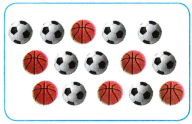
//> input picture bolaBanyak.png, 192 x 124 px
$ ./masking   (built with g++ and OpenCV 4)
//> lines starting //> are read from the running program, lines starting //| are printed output that depends on the picture; after the words box and inside, x2 and y2 are one past the last pixel; in counts of white or black regions, pixels touching at a corner belong together
#include <opencv2/opencv.hpp>
#include <iostream>

using namespace cv;
using namespace std;

int main() {
    Mat frame = imread("/home/hatfan/test2/bolaBanyak.png");
//> frame is the input picture: 124 rows x 192 cols, CV_8UC3; mean B, G, R 207.7, 207.8, 216.7

    if (frame.empty()) {
        cerr << "Error: Couldn't open the image." << endl;
        return -1;
    }

    Scalar lowerOrange = Scalar(0, 100, 100);
    Scalar upperOrange = Scalar(20, 255, 255);

    namedWindow("Ball Detection", WINDOW_NORMAL);
    namedWindow("bw", WINDOW_GUI_EXPANDED);

    Mat hsv;
    cvtColor(frame, hsv, COLOR_BGR2HSV);
//> hsv: 124 rows x 192 cols, CV_8UC3; mean H, S, V 27.5, 32, 222.4

    Mat mask;
    inRange(hsv, lowerOrange, upperOrange, mask);
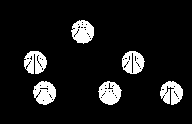
//> mask: 124 rows x 192 cols, CV_8UC1; 9.7% white; 6 white regions

    vector<vector<Point>> contours;
    findContours(mask, contours, RETR_EXTERNAL, CHAIN_APPROX_SIMPLE);
//> contours = 6 contours; box (x1, y1, x2, y2) and area: (98, 81, 122, 105) 389, (33, 81, 56, 105) 389, (71, 20, 94, 44) 385, (122, 51, 145, 74) 382, (24, 51, 47, 74) 350, (160, 81, 183, 105) 332

    for (const auto &contour : contours) {
        double area = contourArea(contour);

        if (area > 100) {
            Point2f center;
            float radius;
            minEnclosingCircle(contour, center, radius);

            circle(frame, center, static_cast<int>(radius), Scalar(0, 255, 0), 2);
        }
    }
//> this loop made 6 passes
//> (area, center, radius) on passes 1 to 6: (332.5, Point(171, 92.4), 11.78), (389, Point(109.5, 92.47), 11.81), (389, Point(43.9, 92.46), 11.82), (382.5, Point(132.4, 62.05), 11.72), (350.5, Point(34.34, 62.01), 11.83), (385, Point(82.07, 31.37), 11.78)
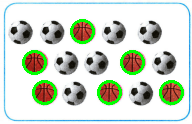
//> frame: 124 rows x 192 cols, CV_8UC3; 5.14% of pixels changed, all inside (x1, y1, x2, y2) = (22, 19, 184, 105)

    imshow("Ball Detection", frame);
    imshow("bw", mask);

    waitKey(0);
    destroyAllWindows();

    return 0;
}

$ run again, with meanshift.png copied over bolaBanyak.png
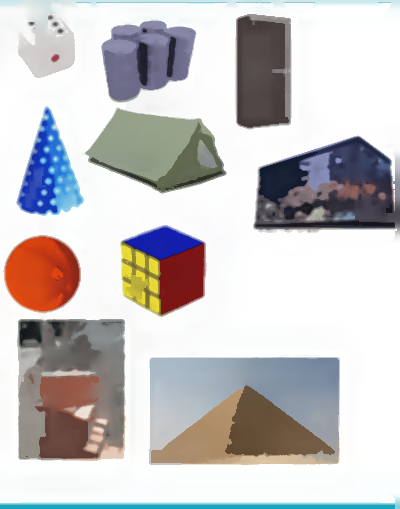
//> input picture meanshift.png, 400 x 509 px
//> frame is the input picture: 509 rows x 400 cols, CV_8UC3; mean B, G, R 195.8, 195.2, 197.8
//> hsv: 509 rows x 400 cols, CV_8UC3; mean H, S, V 48.2, 34.8, 207.6
//> `inRange(hsv, lowerOrange, upperOrange, mask);`:
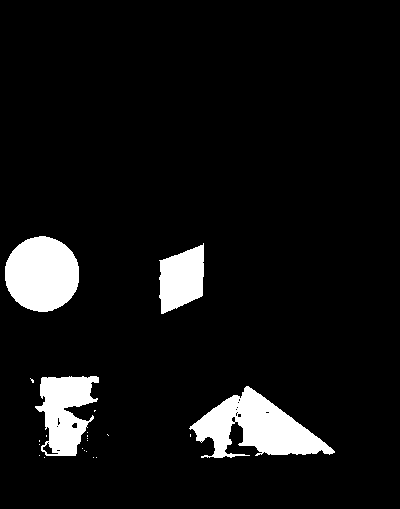
//> mask: 509 rows x 400 cols, CV_8UC1; 7.4% white; 22 white regions (18 under 20 px)
//> contours = 22 contours, 18 with area under 20; largest, box (x1, y1, x2, y2) and area: (189, 386, 335, 458) 4932, (5, 236, 79, 312) 4306, (35, 376, 99, 456) 3070, (159, 243, 204, 314) 2204
//> the loop `for (const auto &contour : contours)` made 22 passes
//> (area, center, radius) on passes 18, 20, 21, 22: (4932.5, Point(261.5, 440), 73.49), (3070.5, Point(70, 414.7), 46.93), (2204.5, Point(182, 278), 40.82), (4306, Point(41.92, 273.6), 37.75)
//> after the loop `for (const auto &contour : contours)`:
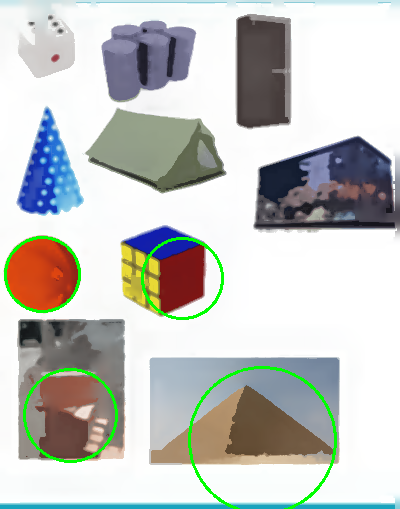
//> frame: 509 rows x 400 cols, CV_8UC3; 1.74% of pixels changed, all inside (x1, y1, x2, y2) = (4, 236, 337, 509)
